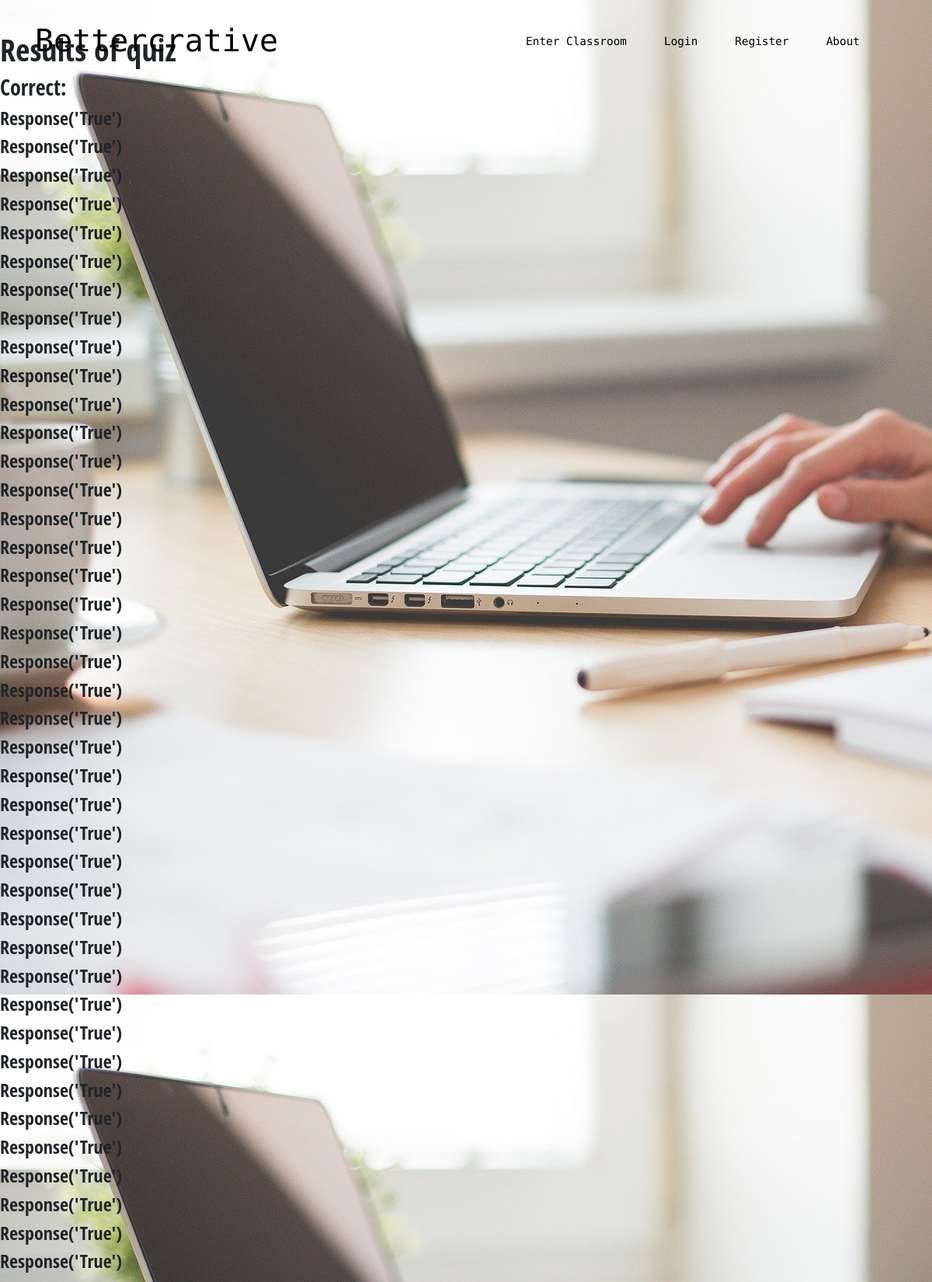
The page /classroom/3/results (upper part) on the database its author committed.
### bettercrative/models.py (models this page shows)
class Response(db.Model):
    id = db.Column(db.Integer, primary_key=True, autoincrement=True)
    classroom_host_id = db.Column(db.Integer, db.ForeignKey('classroom.id'), nullable=False)
    quiz_reference = db.Column(db.Integer, db.ForeignKey('quiz.id'), nullable=False)
    isCorrect = db.Column(db.Enum("True", "False"))
    def __repr__(self):
            return f"Response('{self.isCorrect}')"

### bettercrative/classrooms/routes.py (the view)
@login_required
@classrooms.route("/classroom/<int:classroom_id>/results", methods=['GET', 'POST'])
def view_results(classroom_id):
    classroom = Classroom.query.get_or_404(classroom_id)
    print("WRONG ANSWERS-------------")
    sumWrong = 0
    wrong_answers = Response.query.filter_by(classroom_host_id=classroom_id, isCorrect='False')
    for y in wrong_answers:
        sumWrong +=1
        print(y)
    print("RIGHT ANSWERS ----------------")
    sumRight = 0
    correct_responses = Response.query.filter_by(classroom_host_id=classroom_id, isCorrect='True')
    for z in correct_responses:
        sumRight +=1
        print(z)
    print(sumRight)
    print(sumWrong)
    return render_template('classroom_results.html', title='results of quiz', rightAnswers=correct_responses, wrongAnswers=wrong_answers, classroomid=classroom_id, sumWrong=sumWrong, sumRight=sumRight)

### bettercrative/templates/classroom_results.html (shortened to what this page needs)
{% extends "layout.html" %}
{% block content %}
<h1>Results of quiz </h1>
<form action="/classroom/{{classroomid}}/results" method="GET POST">
<h3> Correct: </h3>
    {% for response in rightAnswers %}
        <h4> {{ response }} </h4>
    {% endfor %}
<br> </br>
<br></br>
</form>
{% endblock  %}

### bettercrative/static/main.css (style rules this page uses)
body { background-attachment: fixed; font-family: 'Open Sans Condensed'; font-size: 180%; background-image: url("images/laptopmono.jpg"); }
* { box-sizing: border-box; }
body:after { content: ' '; display: block; position: absolute; left: 0; top: 0; z-index: -1; width: 100%; height: 100%; }

### rows shown on the page
Response: isCorrect "Response('True')"
Response: isCorrect "Response('True')"
Response: isCorrect "Response('True')"
Response: isCorrect "Response('True')"
Response: isCorrect "Response('True')"
Response: isCorrect "Response('True')"
Response: isCorrect "Response('True')"
Response: isCorrect "Response('True')"
Response: isCorrect "Response('True')"
Response: isCorrect "Response('True')"
Response: isCorrect "Response('True')"
Response: isCorrect "Response('True')"
Response: isCorrect "Response('True')"
Response: isCorrect "Response('True')"
Response: isCorrect "Response('True')"
Response: isCorrect "Response('True')"
Response: isCorrect "Response('True')"
Response: isCorrect "Response('True')"
Response: isCorrect "Response('True')"
Response: isCorrect "Response('True')"
Response: isCorrect "Response('True')"
Response: isCorrect "Response('True')"
Response: isCorrect "Response('True')"
Response: isCorrect "Response('True')"
Response: isCorrect "Response('True')"
Response: isCorrect "Response('True')"
Response: isCorrect "Response('True')"
Response: isCorrect "Response('True')"
Response: isCorrect "Response('True')"
Response: isCorrect "Response('True')"
Response: isCorrect "Response('True')"
Response: isCorrect "Response('True')"
Response: isCorrect "Response('True')"
Response: isCorrect "Response('True')"
Response: isCorrect "Response('True')"
Response: isCorrect "Response('True')"
Response: isCorrect "Response('True')"
Response: isCorrect "Response('True')"
Response: isCorrect "Response('True')"
Response: isCorrect "Response('True')"
Response: isCorrect "Response('True')"
